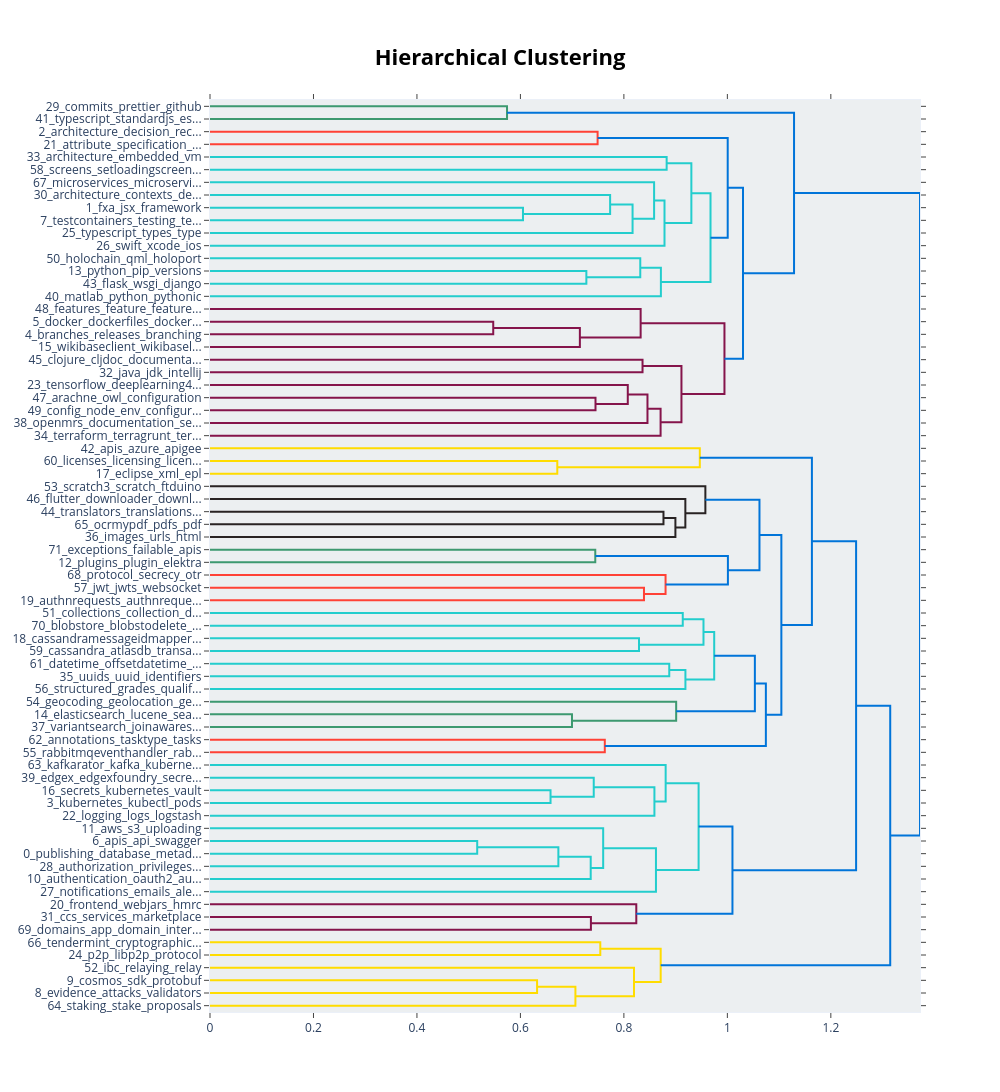

Notebook source saved alongside this figure:
### Code cell
# Inspect the hierarchy to identify closely related or potentially spurious topics.
topic_model.visualize_hierarchy(custom_labels=False)

### Figure 1 — Plotly figure (JSON) as saved in the notebook; plotly's stock layout.template omitted (floating-point values rounded to 4 significant figures)
{"data": [{"hoverinfo": "text", "marker": {"color": "rgb(61,153,112)"}, "mode": "lines", "type": "scatter", "x": [0.0, 0.5741, 0.5741, 0.0], "xaxis": "x", "y": [-5.0, -5.0, -15.0, -15.0], "yaxis": "y"}, {"hoverinfo": "text", "marker": {"color": "rgb(255,65,54)"}, "mode": "lines", "type": "scatter", "x": [0.0, 0.7492, 0.7492, 0.0], "xaxis": "x", "y": [-25.0, -25.0, -35.0, -35.0], "yaxis": "y"}, {"hoverinfo": "text", "marker": {"color": "rgb(35,205,205)"}, "mode": "lines", "type": "scatter", "x": [0.0, 0.8826, 0.8826, 0.0], "xaxis": "x", "y": [-45.0, -45.0, -55.0, -55.0], "yaxis": "y"}, {"hoverinfo": "text", "marker": {"color": "rgb(35,205,205)"}, "mode": "lines", "type": "scatter", "x": [0.0, 0.605, 0.605, 0.0], "xaxis": "x", "y": [-85.0, -85.0, -95.0, -95.0], "yaxis": "y"}, {"hoverinfo": "text", "marker": {"color": "rgb(35,205,205)"}, "mode": "lines", "type": "scatter", "x": [0.0, 0.7734, 0.7734, 0.605], "xaxis": "x", "y": [-75.0, -75.0, -90.0, -90.0], "yaxis": "y"}, {"hoverinfo": "text", "marker": {"color": "rgb(35,205,205)"}, "mode": "lines", "type": "scatter", "x": [0.7734, 0.8168, 0.8168, 0.0], "xaxis": "x", "y": [-82.5, -82.5, -105.0, -105.0], "yaxis": "y"}, {"hoverinfo": "text", "marker": {"color": "rgb(35,205,205)"}, "mode": "lines", "type": "scatter", "x": [0.0, 0.8584, 0.8584, 0.8168], "xaxis": "x", "y": [-65.0, -65.0, -93.75, -93.75], "yaxis": "y"}, {"hoverinfo": "text", "marker": {"color": "rgb(35,205,205)"}, "mode": "lines", "type": "scatter", "x": [0.8584, 0.8785, 0.8785, 0.0], "xaxis": "x", "y": [-79.38, -79.38, -115.0, -115.0], "yaxis": "y"}, {"hoverinfo": "text", "marker": {"color": "rgb(35,205,205)"}, "mode": "lines", "type": "scatter", "x": [0.8826, 0.9304, 0.9304, 0.8785], "xaxis": "x", "y": [-50.0, -50.0, -97.19, -97.19], "yaxis": "y"}, {"hoverinfo": "text", "marker": {"color": "rgb(35,205,205)"}, "mode": "lines", "type": "scatter", "x": [0.0, 0.7275, 0.7275, 0.0], "xaxis": "x", "y": [-135.0, -135.0, -145.0, -145.0], "yaxis": "y"}, {"hoverinfo": "text", "marker": {"color": "rgb(35,205,205)"}, "mode": "lines", "type": "scatter", "x": [0.0, 0.8316, 0.8316, 0.7275], "xaxis": "x", "y": [-125.0, -125.0, -140.0, -140.0], "yaxis": "y"}, {"hoverinfo": "text", "marker": {"color": "rgb(35,205,205)"}, "mode": "lines", "type": "scatter", "x": [0.8316, 0.8715, 0.8715, 0.0], "xaxis": "x", "y": [-132.5, -132.5, -155.0, -155.0], "yaxis": "y"}, {"hoverinfo": "text", "marker": {"color": "rgb(35,205,205)"}, "mode": "lines", "type": "scatter", "x": [0.9304, 0.9674, 0.9674, 0.8715], "xaxis": "x", "y": [-73.59, -73.59, -143.8, -143.8], "yaxis": "y"}, {"hoverinfo": "text", "marker": {"color": "rgb(0,116,217)"}, "mode": "lines", "type": "scatter", "x": [0.7492, 1.001, 1.001, 0.9674], "xaxis": "x", "y": [-30.0, -30.0, -108.7, -108.7], "yaxis": "y"}, {"hoverinfo": "text", "marker": {"color": "rgb(133,20,75)"}, "mode": "lines", "type": "scatter", "x": [0.0, 0.5475, 0.5475, 0.0], "xaxis": "x", "y": [-175.0, -175.0, -185.0, -185.0], "yaxis": "y"}, {"hoverinfo": "text", "marker": {"color": "rgb(133,20,75)"}, "mode": "lines", "type": "scatter", "x": [0.5475, 0.7149, 0.7149, 0.0], "xaxis": "x", "y": [-180.0, -180.0, -195.0, -195.0], "yaxis": "y"}, {"hoverinfo": "text", "marker": {"color": "rgb(133,20,75)"}, "mode": "lines", "type": "scatter", "x": [0.0, 0.8324, 0.8324, 0.7149], "xaxis": "x", "y": [-165.0, -165.0, -187.5, -187.5], "yaxis": "y"}, {"hoverinfo": "text", "marker": {"color": "rgb(133,20,75)"}, "mode": "lines", "type": "scatter", "x": [0.0, 0.836, 0.836, 0.0], "xaxis": "x", "y": [-205.0, -205.0, -215.0, -215.0], "yaxis": "y"}, {"hoverinfo": "text", "marker": {"color": "rgb(133,20,75)"}, "mode": "lines", "type": "scatter", "x": [0.0, 0.7451, 0.7451, 0.0], "xaxis": "x", "y": [-235.0, -235.0, -245.0, -245.0], "yaxis": "y"}, {"hoverinfo": "text", "marker": {"color": "rgb(133,20,75)"}, "mode": "lines", "type": "scatter", "x": [0.0, 0.8075, 0.8075, 0.7451], "xaxis": "x", "y": [-225.0, -225.0, -240.0, -240.0], "yaxis": "y"}, {"hoverinfo": "text", "marker": {"color": "rgb(133,20,75)"}, "mode": "lines", "type": "scatter", "x": [0.8075, 0.8456, 0.8456, 0.0], "xaxis": "x", "y": [-232.5, -232.5, -255.0, -255.0], "yaxis": "y"}, {"hoverinfo": "text", "marker": {"color": "rgb(133,20,75)"}, "mode": "lines", "type": "scatter", "x": [0.8456, 0.8709, 0.8709, 0.0], "xaxis": "x", "y": [-243.8, -243.8, -265.0, -265.0], "yaxis": "y"}, {"hoverinfo": "text", "marker": {"color": "rgb(133,20,75)"}, "mode": "lines", "type": "scatter", "x": [0.836, 0.9112, 0.9112, 0.8709], "xaxis": "x", "y": [-210.0, -210.0, -254.4, -254.4], "yaxis": "y"}, {"hoverinfo": "text", "marker": {"color": "rgb(133,20,75)"}, "mode": "lines", "type": "scatter", "x": [0.8324, 0.9944, 0.9944, 0.9112], "xaxis": "x", "y": [-176.2, -176.2, -232.2, -232.2], "yaxis": "y"}, {"hoverinfo": "text", "marker": {"color": "rgb(0,116,217)"}, "mode": "lines", "type": "scatter", "x": [1.001, 1.03, 1.03, 0.9944], "xaxis": "x", "y": [-69.34, -69.34, -204.2, -204.2], "yaxis": "y"}, {"hoverinfo": "text", "marker": {"color": "rgb(0,116,217)"}, "mode": "lines", "type": "scatter", "x": [0.5741, 1.129, 1.129, 1.03], "xaxis": "x", "y": [-10.0, -10.0, -136.8, -136.8], "yaxis": "y"}, {"hoverinfo": "text", "marker": {"color": "rgb(255,220,0)"}, "mode": "lines", "type": "scatter", "x": [0.0, 0.6713, 0.6713, 0.0], "xaxis": "x", "y": [-285.0, -285.0, -295.0, -295.0], "yaxis": "y"}, {"hoverinfo": "text", "marker": {"color": "rgb(255,220,0)"}, "mode": "lines", "type": "scatter", "x": [0.0, 0.9467, 0.9467, 0.6713], "xaxis": "x", "y": [-275.0, -275.0, -290.0, -290.0], "yaxis": "y"}, {"hoverinfo": "text", "marker": {"color": "rgb(40,35,35)"}, "mode": "lines", "type": "scatter", "x": [0.0, 0.8765, 0.8765, 0.0], "xaxis": "x", "y": [-325.0, -325.0, -335.0, -335.0], "yaxis": "y"}, {"hoverinfo": "text", "marker": {"color": "rgb(40,35,35)"}, "mode": "lines", "type": "scatter", "x": [0.8765, 0.8996, 0.8996, 0.0], "xaxis": "x", "y": [-330.0, -330.0, -345.0, -345.0], "yaxis": "y"}, {"hoverinfo": "text", "marker": {"color": "rgb(40,35,35)"}, "mode": "lines", "type": "scatter", "x": [0.0, 0.9188, 0.9188, 0.8996], "xaxis": "x", "y": [-315.0, -315.0, -337.5, -337.5], "yaxis": "y"}, {"hoverinfo": "text", "marker": {"color": "rgb(40,35,35)"}, "mode": "lines", "type": "scatter", "x": [0.0, 0.9575, 0.9575, 0.9188], "xaxis": "x", "y": [-305.0, -305.0, -326.2, -326.2], "yaxis": "y"}, {"hoverinfo": "text", "marker": {"color": "rgb(61,153,112)"}, "mode": "lines", "type": "scatter", "x": [0.0, 0.7447, 0.7447, 0.0], "xaxis": "x", "y": [-355.0, -355.0, -365.0, -365.0], "yaxis": "y"}, {"hoverinfo": "text", "marker": {"color": "rgb(255,65,54)"}, "mode": "lines", "type": "scatter", "x": [0.0, 0.8388, 0.8388, 0.0], "xaxis": "x", "y": [-385.0, -385.0, -395.0, -395.0], "yaxis": "y"}, {"hoverinfo": "text", "marker": {"color": "rgb(255,65,54)"}, "mode": "lines", "type": "scatter", "x": [0.0, 0.8805, 0.8805, 0.8388], "xaxis": "x", "y": [-375.0, -375.0, -390.0, -390.0], "yaxis": "y"}, {"hoverinfo": "text", "marker": {"color": "rgb(0,116,217)"}, "mode": "lines", "type": "scatter", "x": [0.7447, 1.001, 1.001, 0.8805], "xaxis": "x", "y": [-360.0, -360.0, -382.5, -382.5], "yaxis": "y"}, {"hoverinfo": "text", "marker": {"color": "rgb(0,116,217)"}, "mode": "lines", "type": "scatter", "x": [0.9575, 1.062, 1.062, 1.001], "xaxis": "x", "y": [-315.6, -315.6, -371.2, -371.2], "yaxis": "y"}, {"hoverinfo": "text", "marker": {"color": "rgb(35,205,205)"}, "mode": "lines", "type": "scatter", "x": [0.0, 0.9138, 0.9138, 0.0], "xaxis": "x", "y": [-405.0, -405.0, -415.0, -415.0], "yaxis": "y"}, {"hoverinfo": "text", "marker": {"color": "rgb(35,205,205)"}, "mode": "lines", "type": "scatter", "x": [0.0, 0.8292, 0.8292, 0.0], "xaxis": "x", "y": [-425.0, -425.0, -435.0, -435.0], "yaxis": "y"}, {"hoverinfo": "text", "marker": {"color": "rgb(35,205,205)"}, "mode": "lines", "type": "scatter", "x": [0.9138, 0.9538, 0.9538, 0.8292], "xaxis": "x", "y": [-410.0, -410.0, -430.0, -430.0], "yaxis": "y"}, {"hoverinfo": "text", "marker": {"color": "rgb(35,205,205)"}, "mode": "lines", "type": "scatter", "x": [0.0, 0.8877, 0.8877, 0.0], "xaxis": "x", "y": [-445.0, -445.0, -455.0, -455.0], "yaxis": "y"}, {"hoverinfo": "text", "marker": {"color": "rgb(35,205,205)"}, "mode": "lines", "type": "scatter", "x": [0.8877, 0.9189, 0.9189, 0.0], "xaxis": "x", "y": [-450.0, -450.0, -465.0, -465.0], "yaxis": "y"}, {"hoverinfo": "text", "marker": {"color": "rgb(35,205,205)"}, "mode": "lines", "type": "scatter", "x": [0.9538, 0.9746, 0.9746, 0.9189], "xaxis": "x", "y": [-420.0, -420.0, -457.5, -457.5], "yaxis": "y"}, {"hoverinfo": "text", "marker": {"color": "rgb(61,153,112)"}, "mode": "lines", "type": "scatter", "x": [0.0, 0.6997, 0.6997, 0.0], "xaxis": "x", "y": [-485.0, -485.0, -495.0, -495.0], "yaxis": "y"}, {"hoverinfo": "text", "marker": {"color": "rgb(61,153,112)"}, "mode": "lines", "type": "scatter", "x": [0.0, 0.901, 0.901, 0.6997], "xaxis": "x", "y": [-475.0, -475.0, -490.0, -490.0], "yaxis": "y"}, {"hoverinfo": "text", "marker": {"color": "rgb(0,116,217)"}, "mode": "lines", "type": "scatter", "x": [0.9746, 1.053, 1.053, 0.901], "xaxis": "x", "y": [-438.8, -438.8, -482.5, -482.5], "yaxis": "y"}, {"hoverinfo": "text", "marker": {"color": "rgb(255,65,54)"}, "mode": "lines", "type": "scatter", "x": [0.0, 0.7631, 0.7631, 0.0], "xaxis": "x", "y": [-505.0, -505.0, -515.0, -515.0], "yaxis": "y"}, {"hoverinfo": "text", "marker": {"color": "rgb(0,116,217)"}, "mode": "lines", "type": "scatter", "x": [1.053, 1.074, 1.074, 0.7631], "xaxis": "x", "y": [-460.6, -460.6, -510.0, -510.0], "yaxis": "y"}, {"hoverinfo": "text", "marker": {"color": "rgb(0,116,217)"}, "mode": "lines", "type": "scatter", "x": [1.062, 1.104, 1.104, 1.074], "xaxis": "x", "y": [-343.4, -343.4, -485.3, -485.3], "yaxis": "y"}, {"hoverinfo": "text", "marker": {"color": "rgb(0,116,217)"}, "mode": "lines", "type": "scatter", "x": [0.9467, 1.163, 1.163, 1.104], "xaxis": "x", "y": [-282.5, -282.5, -414.4, -414.4], "yaxis": "y"}, {"hoverinfo": "text", "marker": {"color": "rgb(35,205,205)"}, "mode": "lines", "type": "scatter", "x": [0.0, 0.6582, 0.6582, 0.0], "xaxis": "x", "y": [-545.0, -545.0, -555.0, -555.0], "yaxis": "y"}, {"hoverinfo": "text", "marker": {"color": "rgb(35,205,205)"}, "mode": "lines", "type": "scatter", "x": [0.0, 0.7417, 0.7417, 0.6582], "xaxis": "x", "y": [-535.0, -535.0, -550.0, -550.0], "yaxis": "y"}, {"hoverinfo": "text", "marker": {"color": "rgb(35,205,205)"}, "mode": "lines", "type": "scatter", "x": [0.7417, 0.859, 0.859, 0.0], "xaxis": "x", "y": [-542.5, -542.5, -565.0, -565.0], "yaxis": "y"}, {"hoverinfo": "text", "marker": {"color": "rgb(35,205,205)"}, "mode": "lines", "type": "scatter", "x": [0.0, 0.8807, 0.8807, 0.859], "xaxis": "x", "y": [-525.0, -525.0, -553.8, -553.8], "yaxis": "y"}, {"hoverinfo": "text", "marker": {"color": "rgb(35,205,205)"}, "mode": "lines", "type": "scatter", "x": [0.0, 0.5165, 0.5165, 0.0], "xaxis": "x", "y": [-585.0, -585.0, -595.0, -595.0], "yaxis": "y"}, {"hoverinfo": "text", "marker": {"color": "rgb(35,205,205)"}, "mode": "lines", "type": "scatter", "x": [0.5165, 0.6734, 0.6734, 0.0], "xaxis": "x", "y": [-590.0, -590.0, -605.0, -605.0], "yaxis": "y"}, {"hoverinfo": "text", "marker": {"color": "rgb(35,205,205)"}, "mode": "lines", "type": "scatter", "x": [0.6734, 0.7359, 0.7359, 0.0], "xaxis": "x", "y": [-597.5, -597.5, -615.0, -615.0], "yaxis": "y"}, {"hoverinfo": "text", "marker": {"color": "rgb(35,205,205)"}, "mode": "lines", "type": "scatter", "x": [0.0, 0.76, 0.76, 0.7359], "xaxis": "x", "y": [-575.0, -575.0, -606.2, -606.2], "yaxis": "y"}, {"hoverinfo": "text", "marker": {"color": "rgb(35,205,205)"}, "mode": "lines", "type": "scatter", "x": [0.76, 0.862, 0.862, 0.0], "xaxis": "x", "y": [-590.6, -590.6, -625.0, -625.0], "yaxis": "y"}, {"hoverinfo": "text", "marker": {"color": "rgb(35,205,205)"}, "mode": "lines", "type": "scatter", "x": [0.8807, 0.9444, 0.9444, 0.862], "xaxis": "x", "y": [-539.4, -539.4, -607.8, -607.8], "yaxis": "y"}, {"hoverinfo": "text", "marker": {"color": "rgb(133,20,75)"}, "mode": "lines", "type": "scatter", "x": [0.0, 0.7362, 0.7362, 0.0], "xaxis": "x", "y": [-645.0, -645.0, -655.0, -655.0], "yaxis": "y"}, {"hoverinfo": "text", "marker": {"color": "rgb(133,20,75)"}, "mode": "lines", "type": "scatter", "x": [0.0, 0.824, 0.824, 0.7362], "xaxis": "x", "y": [-635.0, -635.0, -650.0, -650.0], "yaxis": "y"}, {"hoverinfo": "text", "marker": {"color": "rgb(0,116,217)"}, "mode": "lines", "type": "scatter", "x": [0.9444, 1.01, 1.01, 0.824], "xaxis": "x", "y": [-573.6, -573.6, -642.5, -642.5], "yaxis": "y"}, {"hoverinfo": "text", "marker": {"color": "rgb(0,116,217)"}, "mode": "lines", "type": "scatter", "x": [1.163, 1.249, 1.249, 1.01], "xaxis": "x", "y": [-348.4, -348.4, -608.0, -608.0], "yaxis": "y"}, {"hoverinfo": "text", "marker": {"color": "rgb(255,220,0)"}, "mode": "lines", "type": "scatter", "x": [0.0, 0.7544, 0.7544, 0.0], "xaxis": "x", "y": [-665.0, -665.0, -675.0, -675.0], "yaxis": "y"}, {"hoverinfo": "text", "marker": {"color": "rgb(255,220,0)"}, "mode": "lines", "type": "scatter", "x": [0.0, 0.6322, 0.6322, 0.0], "xaxis": "x", "y": [-695.0, -695.0, -705.0, -705.0], "yaxis": "y"}, {"hoverinfo": "text", "marker": {"color": "rgb(255,220,0)"}, "mode": "lines", "type": "scatter", "x": [0.6322, 0.7063, 0.7063, 0.0], "xaxis": "x", "y": [-700.0, -700.0, -715.0, -715.0], "yaxis": "y"}, {"hoverinfo": "text", "marker": {"color": "rgb(255,220,0)"}, "mode": "lines", "type": "scatter", "x": [0.0, 0.8195, 0.8195, 0.7063], "xaxis": "x", "y": [-685.0, -685.0, -707.5, -707.5], "yaxis": "y"}, {"hoverinfo": "text", "marker": {"color": "rgb(255,220,0)"}, "mode": "lines", "type": "scatter", "x": [0.7544, 0.8711, 0.8711, 0.8195], "xaxis": "x", "y": [-670.0, -670.0, -696.2, -696.2], "yaxis": "y"}, {"hoverinfo": "text", "marker": {"color": "rgb(0,116,217)"}, "mode": "lines", "type": "scatter", "x": [1.249, 1.315, 1.315, 0.8711], "xaxis": "x", "y": [-478.2, -478.2, -683.1, -683.1], "yaxis": "y"}, {"hoverinfo": "text", "marker": {"color": "rgb(0,116,217)"}, "mode": "lines", "type": "scatter", "x": [1.129, 1.372, 1.372, 1.315], "xaxis": "x", "y": [-73.39, -73.39, -580.7, -580.7], "yaxis": "y"}], "layout": {"autosize": false, "height": 1280, "hoverlabel": {"bgcolor": "white", "font": {"family": "Rockwell", "size": 16}}, "hovermode": "closest", "plot_bgcolor": "#ECEFF1", "showlegend": false, "title": {"font": {"color": "Black", "size": 22}, "text": "<b>Hierarchical Clustering</b>", "x": 0.5, "xanchor": "center", "yanchor": "top"}, "width": 1000, "xaxis": {"mirror": "allticks", "rangemode": "tozero", "showgrid": false, "showline": true, "showticklabels": true, "ticks": "outside", "type": "linear", "zeroline": false}, "yaxis": {"mirror": "allticks", "range": [-720, 0], "rangemode": "tozero", "showgrid": false, "showline": true, "showticklabels": true, "tickmode": "array", "ticks": "outside", "ticktext": ["29_commits_prettier_github", "41_typescript_standardjs_es...", "2_architecture_decision_rec...", "21_attribute_specification_...", "33_architecture_embedded_vm", "58_screens_setloadingscreen...", "67_microservices_microservi...", "30_architecture_contexts_de...", "1_fxa_jsx_framework", "7_testcontainers_testing_te...", "25_typescript_types_type", "26_swift_xcode_ios", "50_holochain_qml_holoport", "13_python_pip_versions", "43_flask_wsgi_django", "40_matlab_python_pythonic", "48_features_feature_feature...", "5_docker_dockerfiles_docker...", "4_branches_releases_branching", "15_wikibaseclient_wikibasel...", "45_clojure_cljdoc_documenta...", "32_java_jdk_intellij", "23_tensorflow_deeplearning4...", "47_arachne_owl_configuration", "49_config_node_env_configur...", "38_openmrs_documentation_se...", "34_terraform_terragrunt_ter...", "42_apis_azure_apigee", "60_licenses_licensing_licen...", "17_eclipse_xml_epl", "53_scratch3_scratch_ftduino", "46_flutter_downloader_downl...", "44_translators_translations...", "65_ocrmypdf_pdfs_pdf", "36_images_urls_html", "71_exceptions_failable_apis", "12_plugins_plugin_elektra", "68_protocol_secrecy_otr", "57_jwt_jwts_websocket", "19_authnrequests_authnreque...", "51_collections_collection_d...", "70_blobstore_blobstodelete_...", "18_cassandramessageidmapper...", "59_cassandra_atlasdb_transa...", "61_datetime_offsetdatetime_...", "35_uuids_uuid_identifiers", "56_structured_grades_qualif...", "54_geocoding_geolocation_ge...", "14_elasticsearch_lucene_sea...", "37_variantsearch_joinawares...", "62_annotations_tasktype_tasks", "55_rabbitmqeventhandler_rab...", "63_kafkarator_kafka_kuberne...", "39_edgex_edgexfoundry_secre...", "16_secrets_kubernetes_vault", "3_kubernetes_kubectl_pods", "22_logging_logs_logstash", "11_aws_s3_uploading", "6_apis_api_swagger", "0_publishing_database_metad...", "28_authorization_privileges...", "10_authentication_oauth2_au...", "27_notifications_emails_ale...", "20_frontend_webjars_hmrc", "31_ccs_services_marketplace", "69_domains_app_domain_inter...", "66_tendermint_cryptographic...", "24_p2p_libp2p_protocol", "52_ibc_relaying_relay", "9_cosmos_sdk_protobuf", "8_evidence_attacks_validators", "64_staking_stake_proposals"], "tickvals": [-5, -15, -25, -35, -45, -55, -65, -75, -85, -95, -105, -115, -125, -135, -145, -155, -165, -175, -185, -195, -205, -215, -225, -235, -245, -255, -265, -275, -285, -295, -305, -315, -325, -335, -345, -355, -365, -375, -385, -395, -405, -415, -425, -435, -445, -455, -465, -475, -485, -495, -505, -515, -525, -535, -545, -555, -565, -575, -585, -595, -605, -615, -625, -635, -645, -655, -665, -675, -685, -695, -705, -715], "type": "linear", "zeroline": false}}}
